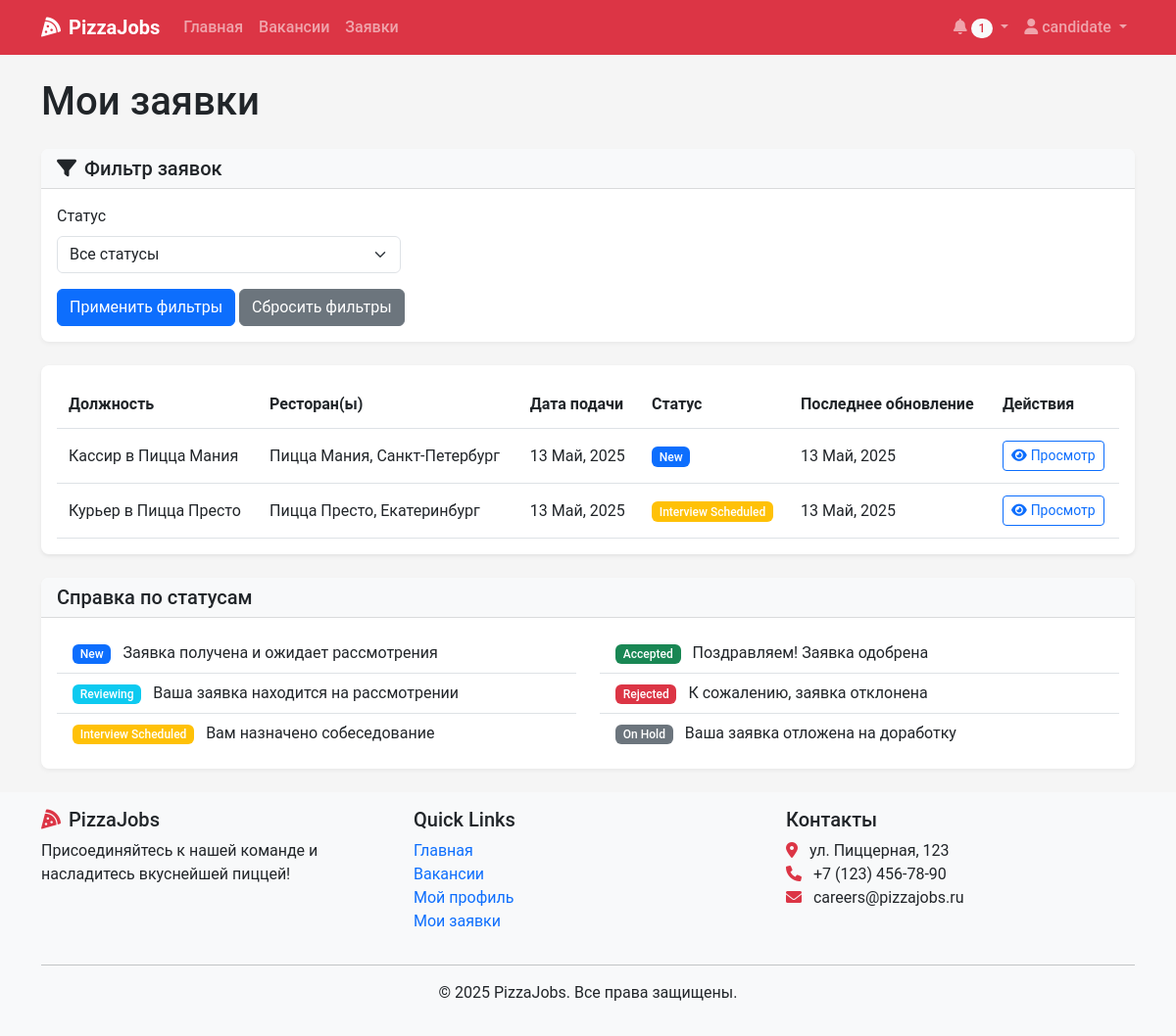
Screenshot of /applications/ (signed in) with the database file from the repository.
### recruitment/models.py (models this page shows, shortened)
class Application(models.Model):
    vacancy = models.ForeignKey(Vacancy, on_delete=models.CASCADE, related_name='applications')
    user = models.ForeignKey(User, on_delete=models.CASCADE, related_name='applications')
    resume = models.ForeignKey(Resume, on_delete=models.SET_NULL, null=True, blank=True, related_name='applications')
    cover_letter = models.TextField(blank=True, null=True)
    status = models.CharField(max_length=20, choices=ApplicationStatus.choices, default=ApplicationStatus.NEW)
    applied_at = models.DateTimeField(auto_now_add=True)
    updated_at = models.DateTimeField(auto_now=True)

class Vacancy(models.Model):
    title = models.CharField(max_length=100)
    position_type = models.ForeignKey(PositionType, on_delete=models.CASCADE, related_name='vacancies')
    restaurants = models.ManyToManyField(Restaurant, related_name='vacancies')
    description = models.TextField()
    requirements = models.TextField()
    responsibilities = models.TextField()
    conditions = models.TextField()
    salary_min = models.DecimalField(max_digits=10, decimal_places=2, null=True, blank=True)
    salary_max = models.DecimalField(max_digits=10, decimal_places=2, null=True, blank=True)
    is_active = models.BooleanField(default=True)
    created_at = models.DateTimeField(auto_now_add=True)
    updated_at = models.DateTimeField(auto_now=True)
    created_by = models.ForeignKey(User, on_delete=models.SET_NULL, null=True, related_name='created_vacancies')
    class Meta:
        verbose_name_plural = "Vacancies"

class Restaurant(models.Model):
    name = models.CharField(max_length=100)
    address = models.CharField(max_length=255)
    city = models.CharField(max_length=100)
    manager = models.ForeignKey(User, on_delete=models.SET_NULL, null=True, blank=True, related_name='managed_restaurants')

### recruitment/views.py (the view)
# urls.py: path('applications/', views.application_list, name='application_list'),
@login_required
def application_list(request):
    user_profile = get_object_or_404(UserProfile, user=request.user)
    if user_profile.role == UserRole.CANDIDATE:
        applications = Application.objects.filter(user=request.user).order_by('-applied_at')
    elif user_profile.role == UserRole.HR_MANAGER:
        applications = Application.objects.all().order_by('-applied_at')
    elif user_profile.role == UserRole.RESTAURANT_MANAGER:
        managed_restaurants = Restaurant.objects.filter(manager=request.user)
        applications = Application.objects.filter(
            vacancy__restaurants__in=managed_restaurants
        ).distinct().order_by('-applied_at')
    else:
        applications = Application.objects.all().order_by('-applied_at')
    status_filter = request.GET.get('status', '')
    if status_filter:
        applications = applications.filter(status=status_filter)
    vacancy_filter = request.GET.get('vacancy', '')
    if vacancy_filter:
        applications = applications.filter(vacancy__id=vacancy_filter)
    paginator = Paginator(applications, 20)
    page_number = request.GET.get('page')
    page_obj = paginator.get_page(page_number)
    if user_profile.role == UserRole.RESTAURANT_MANAGER:
        vacancies = Vacancy.objects.filter(restaurants__manager=request.user)
    else:
        vacancies = Vacancy.objects.all()
    context = {
        'page_obj': page_obj,
        'statuses': ApplicationStatus.choices,
        'vacancies': vacancies,
        'selected_status': status_filter,
        'selected_vacancy': vacancy_filter,
    }
    return render(request, 'applications/list.html', context)

### templates/applications/list.html (shortened to what this page needs)
{% extends 'base.html' %}
{% block content %}
<div class="container">
    <h1 class="mb-4">
        {% if user.profile.role == 'CANDIDATE' %}
            Мои заявки
        {% else %}
            Управление заявками
        {% endif %}
    </h1>
    <div class="card mb-4 shadow-sm">
        <div class="card-header bg-light">
            <h5 class="mb-0"><i class="fas fa-filter me-2"></i>Фильтр заявок</h5>
        </div>
        <div class="card-body">
            <form method="get" class="row g-3">
                <div class="col-md-4">
                    <label for="status" class="form-label">Статус</label>
                    <select class="form-select" id="status" name="status">
                        <option value="">Все статусы</option>
                    </select>
                </div>
                <div class="col-12">
                    <button type="submit" class="btn btn-primary">Применить фильтры</button>
                    <a href="{% url 'application_list' %}" class="btn btn-secondary">Сбросить фильтры</a>
                </div>
            </form>
        </div>
    </div>
    <div class="card shadow">
        <div class="card-body">
            {% if page_obj %}
                <div class="table-responsive">
                    <table class="table table-hover align-middle">
                        <thead>
                            <tr>
                                <th>Должность</th>
                                <th>Ресторан(ы)</th>
                                <th>Дата подачи</th>
                                <th>Статус</th>
                                <th>Последнее обновление</th>
                                <th>Действия</th>
                            </tr>
                        </thead>
                        <tbody>
                            {% for application in page_obj %}
                                <tr>
                                    <td>{{ application.vacancy.title }}</td>
                                    <td>
                                        {% if application.vacancy.restaurants.count == 1 %}
                                            {{ application.vacancy.restaurants.first.name }}, {{ application.vacancy.restaurants.first.city }}
                                        {% else %}
                                            Несколько ({{ application.vacancy.restaurants.count }})
                                        {% endif %}
                                    </td>
                                    <td>{{ application.applied_at|date:"d M, Y" }}</td>
                                    <td>
                                        <span class="badge {% if application.status == 'NEW' %}bg-primary{% elif application.status == 'REVIEWING' %}bg-info{% elif application.status == 'INTERVIEW_SCHEDULED' %}bg-warning{% elif application.status == 'ACCEPTED' %}bg-success{% elif application.status == 'REJECTED' %}bg-danger{% else %}bg-secondary{% endif %}">
                                            {{ application.get_status_display }}
                                        </span>
                                    </td>
                                    <td>{{ application.updated_at|date:"d M, Y" }}</td>
                                    <td>
                                        <a href="{% url 'application_detail' application.id %}" class="btn btn-sm btn-outline-primary">
                                            {% if user.profile.role == 'CANDIDATE' %}
                                                <i class="fas fa-eye me-1"></i>Просмотр
                                            {% else %}
                                                <i class="fas fa-edit me-1"></i>Управление
                                            {% endif %}
                                        </a>
                                    </td>
                                </tr>
                            {% endfor %}
                        </tbody>
                    </table>
                </div>
            {% endif %}
        </div>
    </div>
    {% if user.profile.role == 'CANDIDATE' %}
        <div class="card mt-4 shadow-sm">
            <div class="card-header bg-light">
                <h5 class="mb-0">Справка по статусам</h5>
            </div>
            <div class="card-body">
                <div class="row">
                    <div class="col-md-6">
                        <ul class="list-group list-group-flush">
                            <li class="list-group-item d-flex justify-content-between align-items-center">
                                <div>
                                    <span class="badge bg-primary me-2">New</span>
                                    Заявка получена и ожидает рассмотрения
                                </div>
                            </li>
                            <li class="list-group-item d-flex justify-content-between align-items-center">
                                <div>
                                    <span class="badge bg-info me-2">Reviewing</span>
                                    Ваша заявка находится на рассмотрении
                                </div>
                            </li>
                            <li class="list-group-item d-flex justify-content-between align-items-center">
                                <div>
                                    <span class="badge bg-warning me-2">Interview Scheduled</span>
                                    Вам назначено собеседование
                                </div>
                            </li>
                        </ul>
                    </div>
                    <div class="col-md-6">
                        <ul class="list-group list-group-flush">
                            <li class="list-group-item d-flex justify-content-between align-items-center">
                                <div>
                                    <span class="badge bg-success me-2">Accepted</span>
                                    Поздравляем! Заявка одобрена
                                </div>
                            </li>
                            <li class="list-group-item d-flex justify-content-between align-items-center">
                                <div>
                                    <span class="badge bg-danger me-2">Rejected</span>
                                    К сожалению, заявка отклонена
                                </div>
                            </li>
                            <li class="list-group-item d-flex justify-content-between align-items-center">
                                <div>
                                    <span class="badge bg-secondary me-2">On Hold</span>
                                    Ваша заявка отложена на доработку
                                </div>
                            </li>
                        </ul>
                    </div>
                </div>
            </div>
        </div>
    {% endif %}
</div>
{% endblock %}

### templates/base.html (shortened to what this page needs)
<!DOCTYPE html>
<html lang="ru">
<head>
    <link href="https://cdn.jsdelivr.net/npm/bootstrap@5.3.0-alpha1/dist/css/bootstrap.min.css" rel="stylesheet">
    <link rel="stylesheet" href="https://cdnjs.cloudflare.com/ajax/libs/font-awesome/6.0.0/css/all.min.css">
    <link rel="stylesheet" href="/static/css/main.css">
</head>
<body>
    <nav class="navbar navbar-expand-lg navbar-dark bg-danger sticky-top">
        <div class="container">
            <a class="navbar-brand" href="{% url 'home' %}">
                <i class="fas fa-pizza-slice me-2"></i>PizzaJobs
            </a>
            <div class="collapse navbar-collapse" id="navbarNav">
                <ul class="navbar-nav me-auto">
                    <li class="nav-item">
                        <a class="nav-link" href="{% url 'home' %}">Главная</a>
                    </li>
                    <li class="nav-item">
                        <a class="nav-link" href="{% url 'vacancy_list' %}">Вакансии</a>
                    </li>
                    {% if user.is_authenticated %}
                        <li class="nav-item">
                            <a class="nav-link" href="{% url 'application_list' %}">Заявки</a>
                        </li>
                    {% endif %}
                </ul>
                <ul class="navbar-nav">
                    {% if user.is_authenticated %}
                        <li class="nav-item dropdown">
                            <a class="nav-link dropdown-toggle" href="#" id="notificationDropdown" role="button" data-bs-toggle="dropdown">
                                <i class="fas fa-bell"></i>
                                {% if user.notifications.filter.exists %}
                                <span class="badge rounded-pill bg-light text-danger">
                                    {{ user.notifications.filter.count }}
                                </span>
                                {% endif %}
                            </a>
                        </li>
                        <li class="nav-item dropdown">
                            <a class="nav-link dropdown-toggle" href="#" id="userDropdown" role="button" data-bs-toggle="dropdown">
                                <i class="fas fa-user"></i> {{ user.username }}
                            </a>
                        </li>
                    {% endif %}
                </ul>
            </div>
        </div>
    </nav>
    <main class="py-4">
        {% block content %}{% endblock %}
    </main>
    <footer class="footer mt-auto py-3 bg-light">
        <div class="container">
            <div class="row">
                <div class="col-md-4">
                    <h5><i class="fas fa-pizza-slice text-danger me-2"></i>PizzaJobs</h5>
                    <p>Присоединяйтесь к нашей команде и насладитесь вкуснейшей пиццей!</p>
                </div>
                <div class="col-md-4">
                    <h5>Quick Links</h5>
                    <ul class="list-unstyled">
                        <li><a href="{% url 'home' %}" class="text-decoration-none">Главная</a></li>
                        <li><a href="{% url 'vacancy_list' %}" class="text-decoration-none">Вакансии</a></li>
                        {% if user.is_authenticated %}
                            <li><a href="{% url 'view_profile' %}" class="text-decoration-none">Мой профиль</a></li>
                            <li><a href="{% url 'application_list' %}" class="text-decoration-none">Мои заявки</a></li>
                        {% else %}
                            <li><a href="{% url 'login' %}" class="text-decoration-none">Войти</a></li>
                            <li><a href="{% url 'register' %}" class="text-decoration-none">Регистрация</a></li>
                        {% endif %}
                    </ul>
                </div>
                <div class="col-md-4">
                    <h5>Контакты</h5>
                    <address>
                        <i class="fas fa-map-marker-alt text-danger me-2"></i> ул. Пиццерная, 123<br>
                        <i class="fas fa-phone text-danger me-2"></i> +7 (123) 456-78-90<br>
                        <i class="fas fa-envelope text-danger me-2"></i> careers@pizzajobs.ru
                    </address>
                </div>
            </div>
            <hr>
            <div class="text-center">
                <p>&copy; 2025 PizzaJobs. Все права защищены.</p>
            </div>
        </div>
    </footer>
</body>
</html>

### static/css/main.css (style rules this page uses)
:root { --pizza-red: #dc3545; --pizza-green: #198754; --pizza-white: #ffffff; --pizza-light: #f8f9fa; --pizza-dark: #212529; --pizza-secondary: #6c757d; }
body { font-family: 'Roboto', 'Segoe UI', Arial, sans-serif; color: var(--pizza-dark); background-color: #f5f5f5; min-height: 100vh; display: flex; flex-direction: column; }
main { flex: 1; }
.card { border-radius: 0.5rem; border: none; overflow: hidden; }
.card-header { border-bottom: 1px solid rgba(0, 0, 0, 0.125); }
.card.shadow { box-shadow: 0 0.125rem 0.25rem rgba(0, 0, 0, 0.075) !important; }
.card.shadow-sm { box-shadow: 0 0.125rem 0.25rem rgba(0, 0, 0, 0.05) !important; }
.navbar-dark.bg-danger { background-color: var(--pizza-red) !important; }
.nav-link { font-weight: 500; }
.navbar-brand { font-weight: 700; }
.footer { background-color: var(--pizza-light); padding: 2rem 0; margin-top: auto; }
.badge { font-weight: 500; padding: 0.35em 0.65em; }
.table { margin-bottom: 0; }
.table > :not(caption) > * > * { padding: 0.75rem; }
.badge.bg-primary { background-color: #0d6efd !important; }
.badge.bg-info { background-color: #0dcaf0 !important; }
.badge.bg-warning { background-color: #ffc107 !important; }
.badge.bg-success { background-color: #198754 !important; }
.badge.bg-danger { background-color: #dc3545 !important; }
.badge.bg-secondary { background-color: #6c757d !important; }

### rows the page displays
Application: vacancy "Кассир в Пицца Мания", vacancy.restaurants.first.name "Пицца Мания", vacancy.restaurants.first.city "Санкт-Петербург", applied_at "13 Май, 2025", status "New", updated_at "13 Май, 2025"
Application: vacancy "Курьер в Пицца Престо", vacancy.restaurants.first.name "Пицца Престо", vacancy.restaurants.first.city "Екатеринбург", applied_at "13 Май, 2025", status "Interview Scheduled", updated_at "13 Май, 2025"

### other values shown
{{ user.notifications.filter.count }} "1"
{{ user.username }} "candidate"
